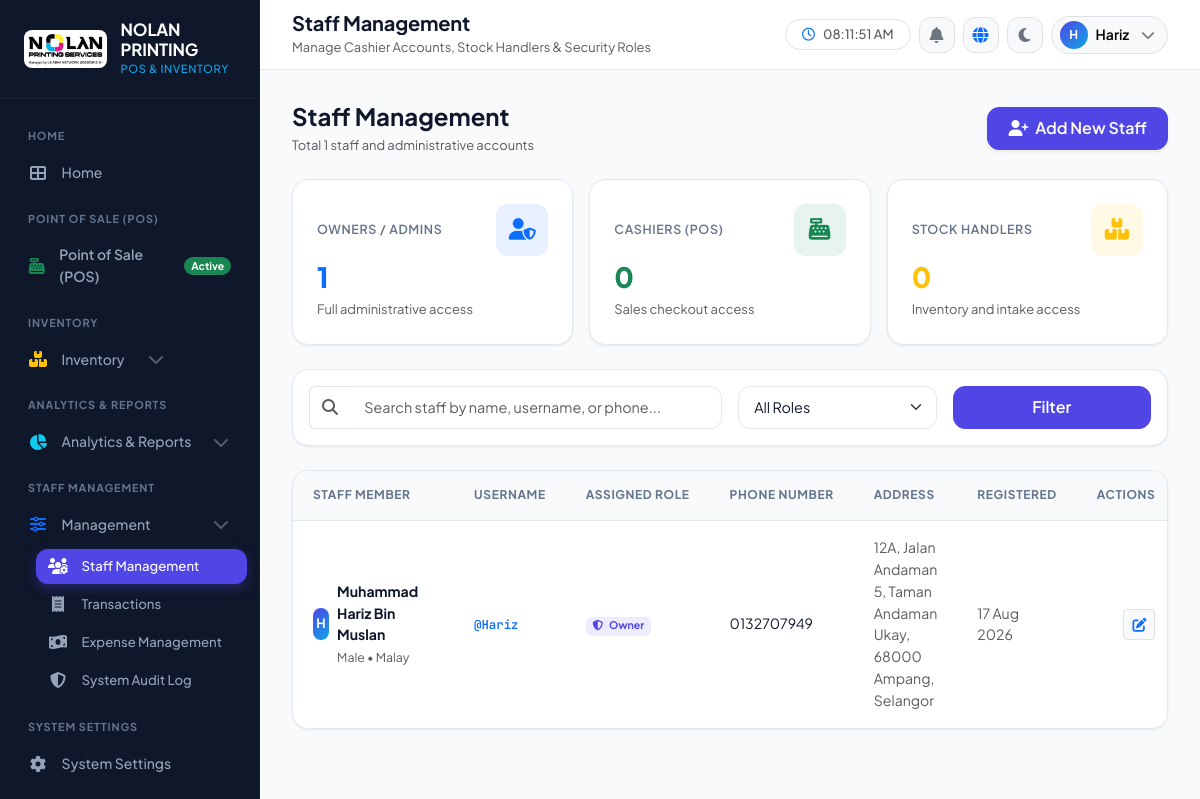
Page /legacy_php/users.php (signed in) on the committed database.
### tables this page shows
CREATE TABLE `users` (
  `id` int(11) NOT NULL,
  `username` varchar(100) NOT NULL,
  `password` varchar(255) NOT NULL,
  `role` enum('owner','cashier','stock_handler') NOT NULL,
  `full_name` varchar(255) NOT NULL,
  `gender` enum('Male','Female','Other') NOT NULL,
  `race` varchar(100) NOT NULL,
  `address` text NOT NULL,
  `phone_number` varchar(20) NOT NULL,
  `security_question` varchar(255) DEFAULT NULL,
  `security_answer` varchar(255) DEFAULT NULL,
  `created_at` timestamp NOT NULL DEFAULT current_timestamp()
);

### legacy_php/db.php (called while the page is built, shortened)
<?php
function __($key) {
    global $translations;
    $lang = $_SESSION['lang'] ?? 'en';
    return $translations[$lang][$key] ?? $key;
}

### legacy_php/users.php (the view, shortened to what this page needs)
<?php
require 'db.php';
$search = trim($_GET['search'] ?? '');
$roleFilter = $_GET['role_filter'] ?? 'all';
$limit = 10;
$page = max(1, (int)($_GET['page'] ?? 1));
$offset = ($page - 1) * $limit;
$sortBy = $_GET['sort_by'] ?? 'id';
$sortOrder = strtoupper($_GET['sort_order'] ?? 'ASC') === 'DESC' ? 'DESC' : 'ASC';
$conditions = [];
$params = [];
$whereClause = !empty($conditions) ? "WHERE " . implode(" AND ", $conditions) : "";
$countStmt = $pdo->prepare("SELECT COUNT(*) FROM users $whereClause");
$countStmt->execute($params);
$totalUsers = (int)$countStmt->fetchColumn();
$query = "SELECT * FROM users $whereClause ORDER BY $sortBy $sortOrder LIMIT $limit OFFSET $offset";
$stmt = $pdo->prepare($query);
$stmt->execute($params);
$users = $stmt->fetchAll();
$ownerCount = (int)$pdo->query("SELECT COUNT(*) FROM users WHERE role = 'owner'")->fetchColumn();
$cashierCount = (int)$pdo->query("SELECT COUNT(*) FROM users WHERE role = 'cashier'")->fetchColumn();
$stockCount = (int)$pdo->query("SELECT COUNT(*) FROM users WHERE role = 'stock_handler'")->fetchColumn();
?>
<!DOCTYPE html>
<html lang="<?= $_SESSION['lang'] ?? 'en' ?>">
<head>
    <link href="https://cdn.jsdelivr.net/npm/bootstrap@5.3.2/dist/css/bootstrap.min.css" rel="stylesheet">
    <link rel="stylesheet" href="https://cdnjs.cloudflare.com/ajax/libs/font-awesome/6.5.1/css/all.min.css">
    <link rel="stylesheet" href="assets/css/app.css">
</head>
<body>
    <div class="app-wrapper">
        <?php include 'sidebar.php'; ?>
        <div class="main-content-wrapper">
            <?php include 'header.php'; ?>
            <main class="content-body">
                <div class="d-flex flex-wrap justify-content-between align-items-center gap-3 mb-4">
                    <div>
                        <h4 class="fw-bold mb-1"><?= __('staff') ?></h4>
                        <p class="text-muted small mb-0">Total <?= $totalUsers ?> staff and administrative accounts</p>
                    </div>
                    <div>
                        <button type="button" class="btn btn-primary shadow-sm" data-bs-toggle="modal" data-bs-target="#addUserModal">
                            <i class="fas fa-user-plus me-1"></i> Add New Staff
                        </button>
                    </div>
                </div>
                <div class="row g-3 mb-4">
                    <div class="col-sm-4">
                        <div class="card-modern card-stat">
                            <div class="d-flex justify-content-between align-items-center mb-1">
                                <span class="stat-label">Owners / Admins</span>
                                <div class="stat-icon bg-primary bg-opacity-10 text-primary"><i class="fas fa-user-shield"></i></div>
                            </div>
                            <div class="stat-value text-primary"><?= $ownerCount ?></div>
                            <small class="text-muted">Full administrative access</small>
                        </div>
                    </div>
                    <div class="col-sm-4">
                        <div class="card-modern card-stat">
                            <div class="d-flex justify-content-between align-items-center mb-1">
                                <span class="stat-label">Cashiers (POS)</span>
                                <div class="stat-icon bg-success bg-opacity-10 text-success"><i class="fas fa-cash-register"></i></div>
                            </div>
                            <div class="stat-value text-success"><?= $cashierCount ?></div>
                            <small class="text-muted">Sales checkout access</small>
                        </div>
                    </div>
                    <div class="col-sm-4">
                        <div class="card-modern card-stat">
                            <div class="d-flex justify-content-between align-items-center mb-1">
                                <span class="stat-label">Stock Handlers</span>
                                <div class="stat-icon bg-warning bg-opacity-10 text-warning"><i class="fas fa-boxes-stacked"></i></div>
                            </div>
                            <div class="stat-value text-warning"><?= $stockCount ?></div>
                            <small class="text-muted">Inventory and intake access</small>
                        </div>
                    </div>
                </div>
                <div class="card-modern p-3 mb-4">
                    <form method="GET" class="row g-3 align-items-center">
                        <div class="col-md-6">
                            <div class="input-group">
                                <span class="input-group-text bg-body border-end-0 text-muted"><i class="fas fa-search"></i></span>
                                <input type="text" name="search" class="form-control border-start-0" placeholder="Search staff by name, username, or phone..." value="<?= htmlspecialchars($search) ?>">
                            </div>
                        </div>
                        <div class="col-md-3">
                            <select name="role_filter" class="form-select" onchange="this.form.submit()">
                                <option value="all" <?= $roleFilter === 'all' ? 'selected' : '' ?>>All Roles</option>
                            </select>
                        </div>
                        <div class="col-md-3 d-flex gap-2">
                            <button type="submit" class="btn btn-primary flex-grow-1">Filter</button>
                        </div>
                    </form>
                </div>
                <div class="table-modern-wrapper">
                    <div class="table-responsive">
                        <table class="table table-modern">
                            <thead>
                                <tr>
                                    <th>Staff Member</th>
                                    <th>Username</th>
                                    <th>Assigned Role</th>
                                    <th>Phone Number</th>
                                    <th>Address</th>
                                    <th>Registered</th>
                                    <th class="text-end">Actions</th>
                                </tr>
                            </thead>
                            <tbody>
                                <?php if (empty($users)): ?>
                                    <tr>
                                        <td colspan="7" class="text-center py-5 text-muted">
                                            <i class="fas fa-users-slash fa-3x opacity-25 mb-2 d-block"></i>
                                            No staff accounts found.
                                        </td>
                                    </tr>
                                <?php else: ?>
                                    <?php foreach ($users as $u): ?>
                                        <tr>
                                            <td>
                                                <div class="d-flex align-items-center gap-2">
                                                    <div class="user-avatar-sm" style="width: 32px; height: 32px; font-size: 0.8rem;">
                                                        <?= strtoupper(substr($u['username'], 0, 1)) ?>
                                                    </div>
                                                    <div>
                                                        <div class="fw-bold"><?= htmlspecialchars($u['full_name']) ?></div>
                                                        <small class="text-muted"><?= htmlspecialchars($u['gender']) ?> &bull; <?= htmlspecialchars($u['race']) ?></small>
                                                    </div>
                                                </div>
                                            </td>
                                            <td>
                                                <code class="fw-semibold text-primary">@<?= htmlspecialchars($u['username']) ?></code>
                                            </td>
                                            <td>
                                                <?php if ($u['role'] === 'owner'): ?>
                                                    <span class="badge badge-soft-primary"><i class="fas fa-shield-halved me-1"></i> Owner</span>
                                                <?php elseif ($u['role'] === 'cashier'): ?>
                                                    <span class="badge badge-soft-success"><i class="fas fa-cash-register me-1"></i> Cashier</span>
                                                <?php else: ?>
                                                    <span class="badge badge-soft-warning"><i class="fas fa-boxes-stacked me-1"></i> Stock Handler</span>
                                                <?php endif; ?>
                                            </td>
                                            <td>
                                                <?= !empty($u['phone_number']) ? htmlspecialchars($u['phone_number']) : '<span class="text-muted small">N/A</span>' ?>
                                            </td>
                                            <td class="small text-muted" style="max-width: 200px;">
                                                <?= htmlspecialchars($u['address'] ?? 'N/A') ?>
                                            </td>
                                            <td class="small text-muted">
                                                <?= date('d M Y', strtotime($u['created_at'])) ?>
                                            </td>
                                            <td class="text-end">
                                                <div class="btn-group btn-group-sm">
                                                    <button type="button" class="btn btn-light border text-primary" title="Edit Staff" onclick='openEditUser(<?= json_encode($u) ?>)'>
                                                        <i class="fas fa-edit"></i>
                                                    </button>
                                                </div>
                                            </td>
                                        </tr>
                                    <?php endforeach; ?>
                                <?php endif; ?>
                            </tbody>
                        </table>
                    </div>
                </div>
            </main>
        </div>
    </div>
</body>
</html>

### assets/css/app.css (style rules this page uses)
:root { --brand-primary: #4f46e5; --brand-primary-hover: #4338ca; --brand-primary-light: rgba(79, 70, 229, 0.1); --brand-secondary: #0ea5e9; --brand-accent: #8b5cf6; --success: #10b981; --success-light: rgba(16, 185, 129, 0.12); --warning: #f59e0b; --warning-light: rgba(245, 158, 11, 0.12); --danger: #ef4444; --danger-light: rgba(239, 68, 68, 0.12); --info: #06b6d4; --info-light: rgba(6, 182, 212, 0.12); --bg-body: #f8fafc; --bg-surface: #ffffff; --bg-surface-elevated: #ffffff; --bg-sidebar: #0f172a; --bg-sidebar-active: #4f46e5; --bg-sidebar-hover: #1e293b; --text-main: #0f172a; --text-muted: #64748b; --text-light: #94a3b8; --text-inverse: #f8fafc; --border-color: #e2e8f0; --border-focus: #4f46e5; --sidebar-width: 260px; --topbar-height: 70px; --shadow-sm: 0 1px 3px rgba(0, 0, 0, 0.05), 0 1px 2px rgba(0, 0, 0, 0.03); --shadow-md: 0 4px 6px -1px rgba(0, 0, 0, 0.07), 0 2px 4px -1px rgba(0, 0, 0, 0.04); --shadow-lg: 0 10px 15px -3px rgba(0, 0, 0, 0.08), 0 4px 6px -2px rgba(0, 0, 0, 0.03); --shadow-xl: 0 20px 25px -5px rgba(0, 0, 0, 0.1), 0 10px 10px -5px rgba(0, 0, 0, 0.04); --radius-sm: 8px; --radius-md: 12px; --radius-lg: 16px; --radius-xl: 20px; --radius-full: 9999px; --transition-fast: 0.15s ease; --transition-normal: 0.25s ease; }
* { box-sizing: border-box; margin: 0; padding: 0; }
body { font-family: 'Plus Jakarta Sans', -apple-system, BlinkMacSystemFont, sans-serif; background-color: var(--bg-body); color: var(--text-main); font-size: 0.925rem; line-height: 1.55; -webkit-font-smoothing: antialiased; transition: background-color var(--transition-normal), color var(--transition-normal); }
code, kbd, samp, pre { font-family: 'JetBrains Mono', monospace; }
.app-wrapper { display: flex; min-height: 100vh; width: 100%; }
.user-avatar-sm { width: 36px; height: 36px; border-radius: var(--radius-full); background: linear-gradient(135deg, var(--brand-primary), var(--brand-secondary)); color: white; font-weight: 700; font-size: 0.85rem; display: flex; align-items: center; justify-content: center; }
.main-content-wrapper { margin-left: var(--sidebar-width); flex-grow: 1; display: flex; flex-direction: column; min-width: 0; transition: margin-left var(--transition-normal); }
.content-body { padding: 2rem; flex-grow: 1; }
.card-modern { background: var(--bg-surface); border: 1px solid var(--border-color); border-radius: var(--radius-lg); box-shadow: var(--shadow-sm); transition: transform var(--transition-fast), box-shadow var(--transition-fast), border-color var(--transition-fast); }
.card-stat { padding: 1.5rem; position: relative; overflow: hidden; }
.card-stat .stat-icon { width: 52px; height: 52px; border-radius: var(--radius-md); display: flex; align-items: center; justify-content: center; font-size: 1.35rem; flex-shrink: 0; }
.card-stat .stat-value { font-size: 1.75rem; font-weight: 800; letter-spacing: -0.02em; line-height: 1.2; margin-bottom: 0.2rem; }
.card-stat .stat-label { font-size: 0.78rem; font-weight: 600; text-transform: uppercase; letter-spacing: 0.05em; color: var(--text-muted); }
.table-modern-wrapper { background: var(--bg-surface); border: 1px solid var(--border-color); border-radius: var(--radius-lg); box-shadow: var(--shadow-sm); overflow: hidden; }
.table-modern { width: 100%; margin-bottom: 0; border-collapse: separate; border-spacing: 0; }
.table-modern thead th { background: var(--bg-body); color: var(--text-muted); font-size: 0.75rem; font-weight: 700; text-transform: uppercase; letter-spacing: 0.05em; padding: 0.95rem 1.25rem; border-bottom: 1px solid var(--border-color); border-top: none; white-space: nowrap; }
.table-modern tbody td { padding: 1rem 1.25rem; vertical-align: middle; border-bottom: 1px solid var(--border-color); color: var(--text-main); font-size: 0.88rem; }
.table-modern tbody tr:last-child td { border-bottom: none; }
.table-modern tbody tr { transition: background-color var(--transition-fast); }
.badge-soft-primary { background: var(--brand-primary-light); color: var(--brand-primary); }
.btn-primary { background: var(--brand-primary); border-color: var(--brand-primary); font-weight: 600; border-radius: var(--radius-md); padding: 0.55rem 1.25rem; transition: all var(--transition-fast); }
.form-control, .form-select { border-radius: var(--radius-md); border: 1px solid var(--border-color); background-color: var(--bg-surface); color: var(--text-main); padding: 0.6rem 0.95rem; font-size: 0.9rem; transition: border-color var(--transition-fast), box-shadow var(--transition-fast); }

### rows in the picture
users: username "H", full_name "Muhammad Hariz Bin Muslan", gender "Male", race "Malay", username "Hariz", role "owner" (drawn), phone_number "0132707949", address "12A, Jalan Andaman 5, Taman Andaman Ukay, 68000 Ampang, Selangor", created_at "17 Aug 2026"

### other values in the picture
__('home') "HOME"
__('home') "Home"
__('pos') "POINT OF SALE (POS)"
__('pos') "Point of Sale (POS)"
__('inventory') "INVENTORY"
__('inventory') "Inventory"
__('analytics') "ANALYTICS & REPORTS"
__('analytics') "Analytics & Reports"
__('staff') "STAFF MANAGEMENT"
__('staff') "Staff Management"
__('transactions') "Transactions"
__('expenses') "Expense Management"
__('audit_log') "System Audit Log"
__('settings') "SYSTEM SETTINGS"
__('settings') "System Settings"
